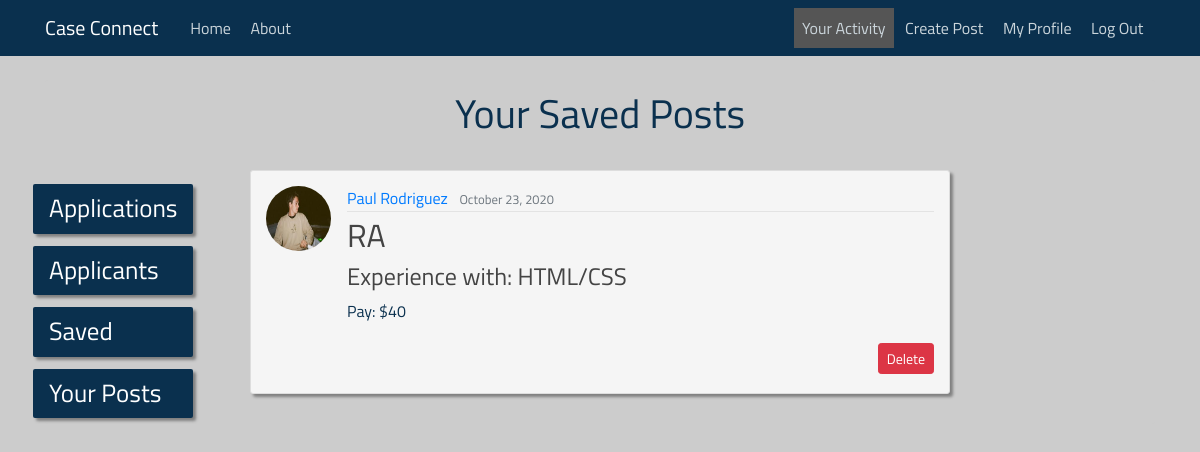
The page /saved/ (signed in) on the database as committed earlier.
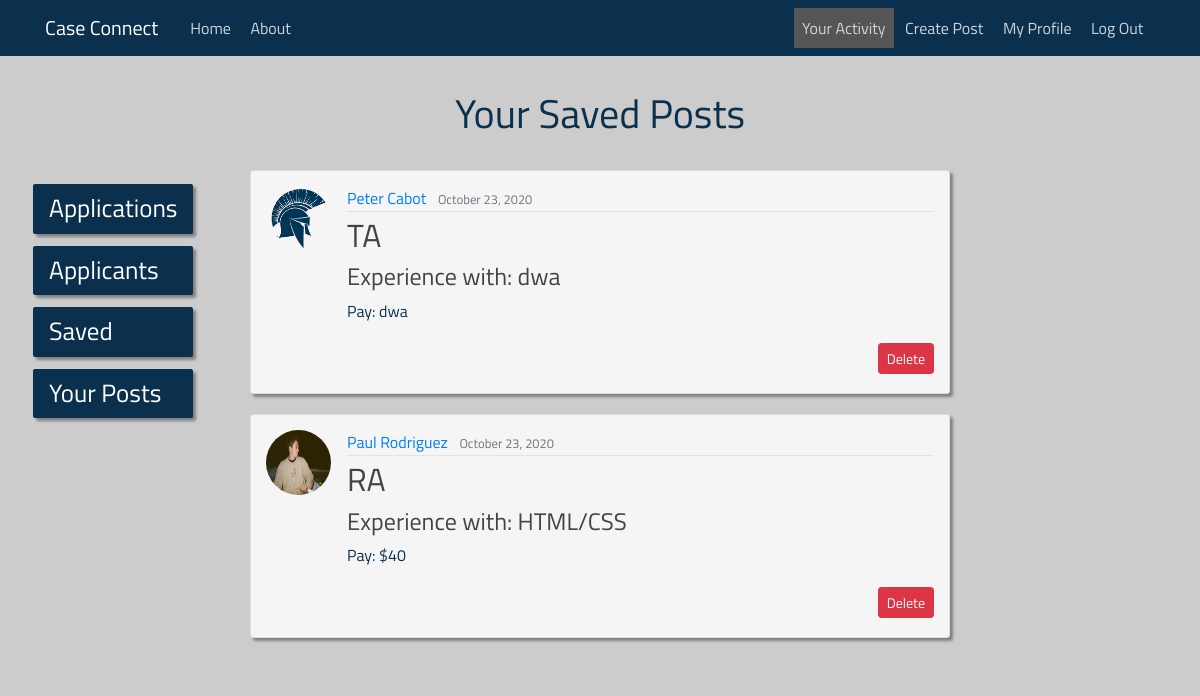
The same page on the database as committed later.
### case_connecting/models.py (models this page shows, shortened)
class Save(models.Model):
    user = models.ForeignKey(User, on_delete=models.CASCADE)
    post = models.ForeignKey(Post, on_delete=models.CASCADE)
    date_saved = models.DateTimeField(default=timezone.now)

class Post(models.Model):
    recruiter = models.ForeignKey(User, on_delete=models.CASCADE)
    position = models.CharField(max_length=200)
    knowledge = models.CharField(max_length=200)
    content = models.TextField()
    pay = models.CharField(max_length=200)
    date_posted = models.DateTimeField(default=timezone.now)

### users/models.py (models this page shows, shortened)
class Profile(models.Model):
    user = models.OneToOneField(User, on_delete=models.CASCADE)
    image = models.ImageField(default='default.jpg', upload_to='profile_pics')
    resume = models.FileField(default=None, upload_to='resumes')

### case_connecting/views.py (the view)
class SavedListView(LoginRequiredMixin, ListView):
    model = Save
    context_object_name = 'saved_posts'
    paginate_by = 8
    def get_queryset(self):
        request_user = self.request.user
        return Save.objects.filter(user=request_user).order_by('-date_saved')

### templates/case_connecting/saved.html (shortened to what this page needs)
{% extends "case_connecting/base.html" %}
{% block content %}
    <head>
    </head>
    <div class="sidenav">
      <a href="{% url 'case_connecting-applications' %}">Applications</a>
      <a href="{% url 'case_connecting-applicants' %}">Applicants</a>
      <a href="{% url 'case_connecting-saved' %}">Saved</a>
      <a href="{% url 'case_connecting-posts' %}">Your Posts</a>
    </div>
<head>
</head>
    <div class="content-section" id="posting-list" align="center">
        <div style="text-align: center;">
            <h1 style="color: #0a304e;">Your Saved Posts</h1>
            <br>
        </div>
        {% for saved_post in saved_posts %}
        <article class="media content-section" id="post" align="left">
        <img class="rounded-circle article-img" src="{{ saved_post.post.recruiter.profile.image.url }}">
              <div class="media-body">
                <div class="article-metadata">
                  <a class="mr-2" href="{% url 'user-posts' saved_post.post.recruiter.username %}">{{ saved_post.post.recruiter.get_full_name }}</a>
                  <small class="text-muted">{{ saved_post.post.date_posted|date:"F d, Y" }}</small>
                </div>
                <h2><a class="article-title" href="{% url 'post-detail' saved_post.post.id %}">{{ saved_post.post.position }}</a></h2>
                  <h4>Experience with: {{ saved_post.post.knowledge }}</h4>
                  <p class="article-content">Pay: {{ saved_post.post.pay }}</p>
                  <div align="right">
                    <a class="btn btn-danger btn-sm mt-1 mb-1" href="{% url 'post-unsave' saved_post.id %}">Delete</a>
                  </div>
              </div>
            </article>
        {% endfor %}
    </div>
{% endblock %}

### templates/case_connecting/base.html (shortened to what this page needs)
{% load static %}
<!DOCTYPE html>
<html>
<head>
    <link rel="stylesheet" href="https://maxcdn.bootstrapcdn.com/bootstrap/4.0.0/css/bootstrap.min.css">
    <link rel="stylesheet" type="text/css" href="{% static 'case_connecting/main.css' %}">
</head>
<body>
    <header class="site-header">
      <nav class="navbar navbar-expand-md navbar-dark bg-steel fixed-top" style="background-color: #0a304e;">
        <div class="container">
          <a class="navbar-brand mr-4" href="{% url 'case_connecting-home' %}">Case Connect</a>
          <div class="collapse navbar-collapse" id="navbarToggle">
            <div class="navbar-nav mr-auto">
                <a id="home-link" class="nav-item nav-link" href="{% url 'case_connecting-home' %}">Home</a>&nbsp;
                <a id="about-link" class="nav-item nav-link" href="{% url 'case_connecting-about' %}">About</a>&nbsp;
            </div>
            <div class="navbar-nav">
                {% if user.is_authenticated %}
                    <a id="activity-link" class="nav-item nav-link" href="{% url 'case_connecting-applications' %}">Your Activity</a>&nbsp;
                    <a id="create-link" class="nav-item nav-link" href="{% url 'post-create' %}">Create Post</a>&nbsp;
                    <a id="profile-link" class="nav-item nav-link" href="{% url 'profile' %}">My Profile</a>&nbsp;
                    <a class="nav-item nav-link" href="{% url 'logout' %}">Log Out</a>&nbsp;
                {% else %}
                    <a id="login-link" class="nav-item nav-link" href="{% url 'login' %}">Log In</a>&nbsp;
                    <a id="register-link" class="nav-item nav-link" href="{% url 'register' %}">Register</a>&nbsp;
                {% endif %}
            </div>
          </div>
        </div>
      </nav>
    </header>
    <main role="main" class="container">
            {% block content %}{% endblock %}
    </main>
  </body>
</html>

### case_connecting/static/case_connecting/main.css (style rules this page uses)
body { background: #ccc; color: #333333; margin-top: 5rem; }
* { font-size: 100%; font-family: "Titillium Web",Helvetica,Arial,sans-serif; color: #0a304e; }
h1, h2, h3, h4, h5, h6 { color: #444444; }
.bg-steel { background-color: #0c5bab; }
.site-header .navbar-nav .nav-link { color: #cbd5db; }
.content-section { background: #ffffff; padding: 10px 20px; border: 1px solid #dddddd; border-radius: 3px; margin-bottom: 20px; }
.article-title { color: #444444; }
.article-content { white-space: pre-line; }
.article-img { height: 65px; width: 65px; margin-right: 16px; }
.article-metadata { padding-bottom: 1px; margin-bottom: 4px; border-bottom: 1px solid #e3e3e3 }
article[id="post"] { padding: 15px; box-shadow: 3px 3px 3px grey; background-color: #f5f5f5; width: 700px; }
div[id="posting-list"] { background-color: #ccc; border: none; }
.sidenav { position: fixed; z-index: 1; top: 19%; left: 1%; overflow-x: hidden; padding: 20px 10px 20px 5px; }
.sidenav a { padding: 6px 16px 6px 16px; margin: 12px 8px 6px 16px; border-radius: 2px; box-shadow: 3px 3px 3px grey; background-color: #0a304e; text-decoration: none; font-size: 25px; color: white; display: block; }

### templates/case_connecting/saved.html (style rules this page uses)
a[id="activity-link"] { background-color: #555; color: white; }

Rows that differ between the two databases and show on the page:
added Save: post.recruiter.profile.image (placeholder picture), post.recruiter.get_full_name "Peter Cabot", post.date_posted "October 23, 2020", post.position "TA", post.knowledge "dwa", post.pay "dwa"
